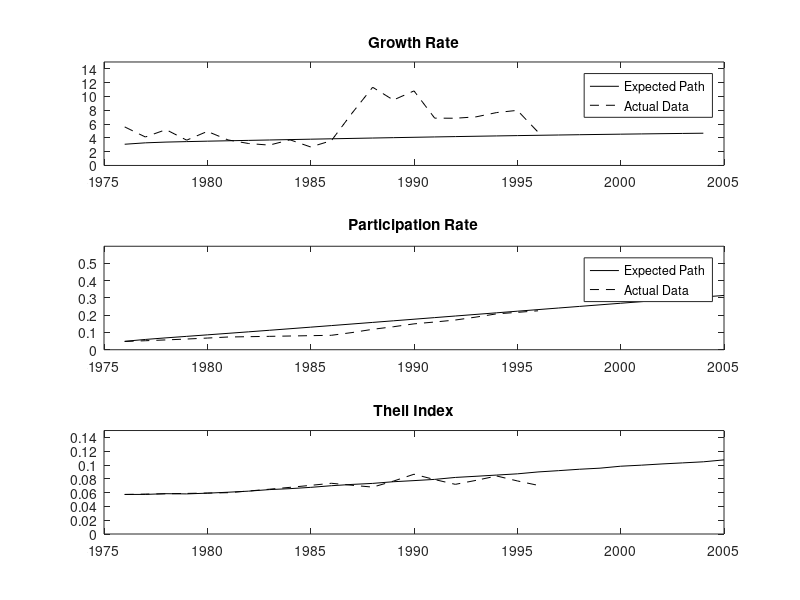

MATLAB code for this plot:
clear all;

T=30;
N=1002;
S=1000;
p=57;

% Analytical Moments--Unconditional expected path
%load HIST7ku; %figAveE
%load HIST17; %figAveEA
load HISTRur;
%load HISTUrb;
%load HISTLedu;
%load HISTHedu;

T=30;
afindp=H;
agdpg=Allgrowk-1;
athidx=Theil;

% Actual data
load thaigro;
load thaidatRur;
%oad thaidatUrb;
%load thaidatLedu;
%load thaidatHedu;

rfindp=part/100;
rgdpg=grinc/100;
rthidx=TT_all_N'; % unadjusted Theil
rthidx2=TT_all_N'+(athidx(1)-TT_all_N(1))'; % adjusted

% Axis
t31=linspace(1976,2006,31);
t30=linspace(1976,2005,30);
t29=linspace(1976,2004,29);
t21=linspace(1976,1996,21);


% Figures
subplot(3,1,1)
%figure
plot(t29,100*agdpg,'k',t21,100*rgdpg,'k--')
title('Growth Rate')
legend('Expected Path','Actual Data')
axis([1975,2005,0,15])

subplot(3,1,2)
%figure
plot(t30,afindp,'k',t21,rfindp,'k--')
title('Participation Rate')
legend('Expected Path','Actual Data')
axis([1975,2005,0,0.6])

subplot(3,1,3)
%figure
%plot(t30,athidx,'k',t30,uthidx,'k-.',t21,rthidx2,'k--',t21,rthidx,'k:')
plot(t30,athidx,'k',t21,rthidx2,'k--')
title('Theil Index')
axis([1975,2005,0,0.15])

%figure
%plot(t30,aginiadj,'k',t30,mginiadj,'k-.',t21,rgini,'k:')
%title('Gini')
%legend('Analytical','Monte Carlo','Actual Data')
